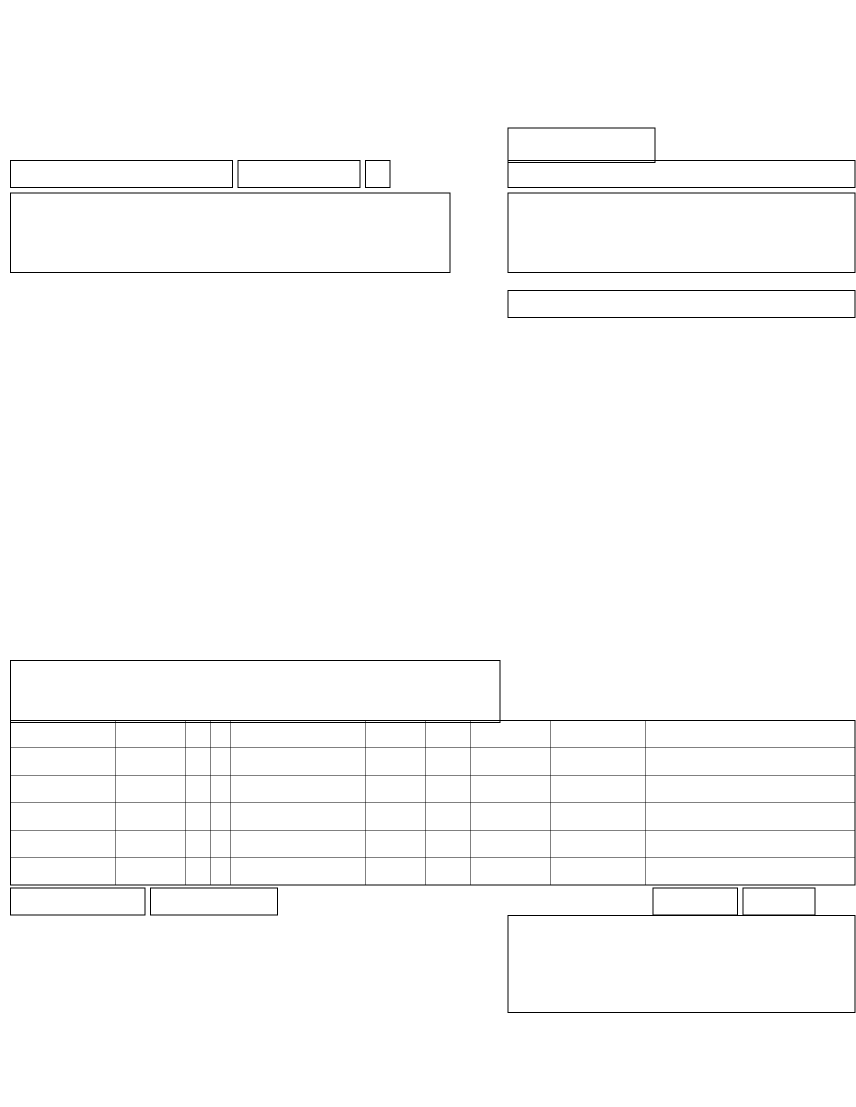
#> input picture synthetic_ref_cms1500.png, 1712 x 2214 px (shown at 1/2 size)
$ python -i benchmark_constrained_state.py   (imports and definitions only)
#> lines starting #> are read from the running program, lines starting #| are printed output that depends on the picture; after the words box and inside, x2 and y2 are one past the last pixel; in counts of white or black regions, pixels touching at a corner belong together
#> further down, picture is the input picture: PIL image 1712x2214 L; 98.7% white; black in thin lines or dots, all inside (x1, y1, x2, y2) = (20, 255, 1711, 2026)
"""Run truth-blind, constrained OCR profiles over isolated US-state crops."""

from __future__ import annotations

import argparse
import json
import subprocess
import tempfile
from collections import Counter
from pathlib import Path

from PIL import Image, ImageEnhance, ImageFilter, ImageOps

VALID_STATES = {
    "AL", "AK", "AZ", "AR", "CA", "CO", "CT", "DE", "FL", "GA", "HI", "ID",
    "IL", "IN", "IA", "KS", "KY", "LA", "ME", "MD", "MA", "MI", "MN", "MS",
    "MO", "MT", "NE", "NV", "NH", "NJ", "NM", "NY", "NC", "ND", "OH", "OK",
    "OR", "PA", "RI", "SC", "SD", "TN", "TX", "UT", "VT", "VA", "WA", "WV",
    "WI", "WY", "DC",
}


def variants(source: Image.Image) -> dict[str, Image.Image]:
    gray = source.convert("L")
    # Remove form rules without erasing ascenders that touch them.
    inner = gray.crop((max(0, gray.width // 14), 2, gray.width - 2, gray.height - 3))
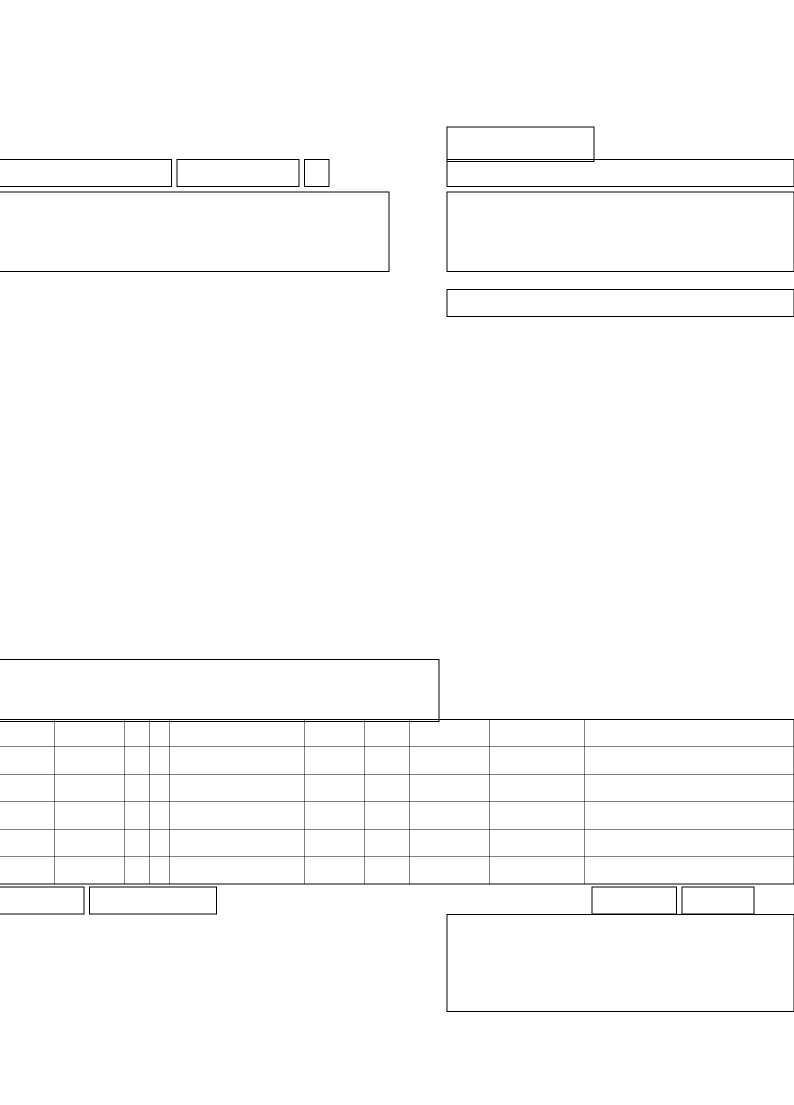
#> inner: PIL image 1588x2209 L (shown at 1/2 size); 98.7% white; black in thin lines or dots, all inside (x1, y1, x2, y2) = (0, 253, 1588, 2024)
    inner = ImageOps.expand(inner, border=18, fill=255).resize(
        (inner.width * 4, inner.height * 4)
    )
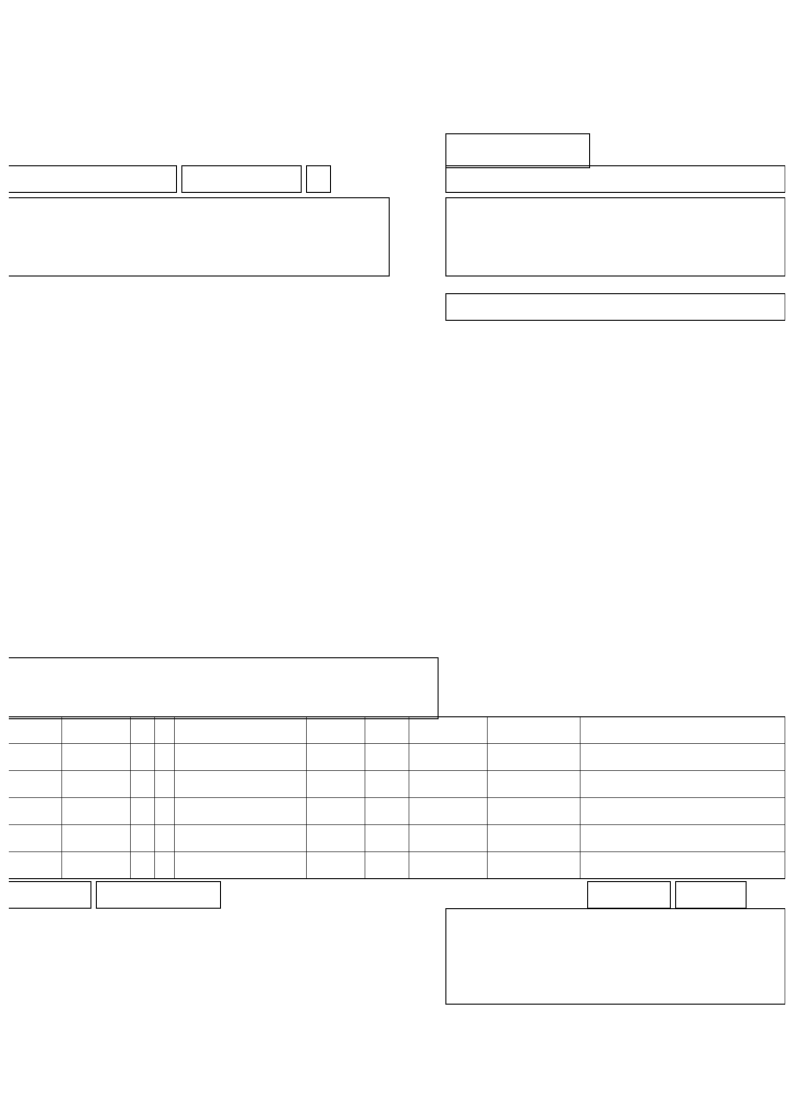
#> inner: PIL image 6352x8836 L (shown at 1/8 size); min 0, max 255, mean 251.8
    contrast = ImageEnhance.Contrast(inner).enhance(2.0)
    return {
        "gray_4x": inner,
        "contrast_4x": contrast,
        "threshold_4x": contrast.point(lambda value: 255 if value > 175 else 0),
        "median_threshold_4x": contrast.filter(ImageFilter.MedianFilter(3)).point(
            lambda value: 255 if value > 175 else 0
        ),
    }


def recognize(source: Image.Image) -> dict:
    attempts = []
    with tempfile.TemporaryDirectory(prefix="idp-state-") as temporary:
        for variant_name, image in variants(source).items():
            path = Path(temporary) / f"{variant_name}.png"
            image.save(path)
            for psm in (6, 7, 8, 10, 13):
                completed = subprocess.run(
                    [
                        "tesseract", str(path), "stdout", "--psm", str(psm),
                        "-c", "tessedit_char_whitelist=ABCDEFGHIJKLMNOPQRSTUVWXYZ",
                    ],
                    capture_output=True,
                    check=False,
                    text=True,
                )
                value = "".join(completed.stdout.upper().split())
                attempts.append({
                    "variant": variant_name, "psm": psm, "value": value,
                    "valid_state": value in VALID_STATES,
                })
#> this loop made 1 pass
#> variant_name on pass 1: 'gray_4x'
#> after the loop, attempts = []
    valid = [row["value"] for row in attempts if row["valid_state"]]
    counts = Counter(valid)
    winner, support = counts.most_common(1)[0] if counts else (None, 0)
    runner_up = counts.most_common(2)[1][1] if len(counts) > 1 else 0
    accepted = winner is not None and support >= 3 and support - runner_up >= 2
    return {
        "value": winner if accepted else None,
        "accepted": accepted,
        "support": support,
        "runner_up_support": runner_up,
        "attempts": attempts,
        "evaluation_truth_loaded": False,
    }


# [49 lines left out: functions recognize_duplicate, main, not called in this run]


# [2 lines not run here, left out]

>>> from PIL import Image
>>> picture = Image.open('../synthetic_ref_cms1500.png')
#> (the run stopped early here; a loop or call above may not have finished)
